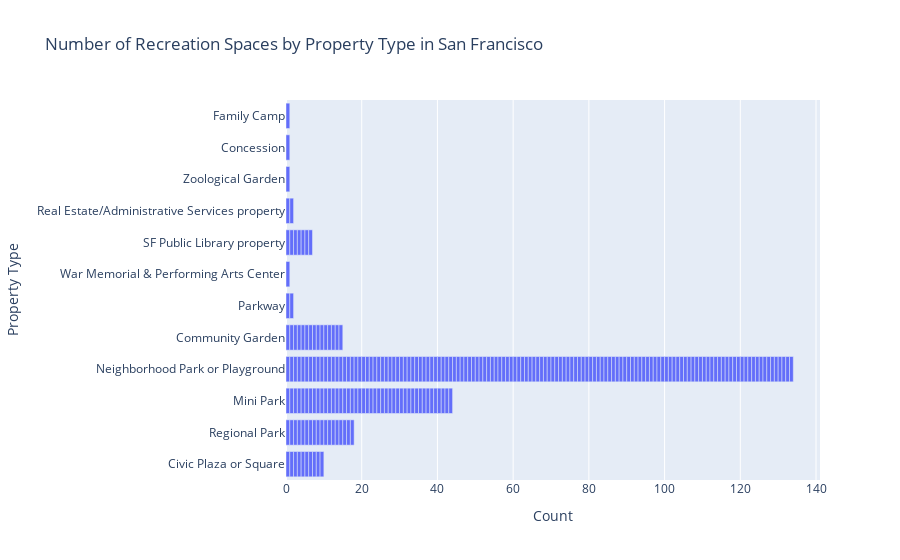

Here is the notebook cell this chart was saved with:
### Code cell
# Cannot figure out how to get these in ascending order 
px.bar(park, y=('PropertyType'), 
       title='Number of Recreation Spaces by Property Type in San Francisco',
       labels={'PropertyType':'Property Type','count':'Count'})

### Figure 1 — Plotly figure (JSON) as saved in the notebook; plotly's stock layout.template omitted (floating-point values rounded to 4 significant figures; data arrays with more than 128 entries replaced by an {"elided": "..."} marker saying what was removed)
{"data": [{"alignmentgroup": "True", "hovertemplate": "Count=%{x}<br>Property Type=%{y}<extra></extra>", "legendgroup": "", "marker": {"color": "#636efa"}, "name": "", "offsetgroup": "", "orientation": "h", "showlegend": false, "textposition": "auto", "type": "bar", "x": {"elided": "236 int values"}, "xaxis": "x", "y": {"elided": "236 str values"}, "yaxis": "y"}], "layout": {"barmode": "relative", "legend": {"tracegroupgap": 0}, "title": {"text": "Number of Recreation Spaces by Property Type in San Francisco"}, "xaxis": {"anchor": "y", "domain": [0, 1], "title": {"text": "Count"}}, "yaxis": {"anchor": "x", "domain": [0, 1], "title": {"text": "Property Type"}}}}
